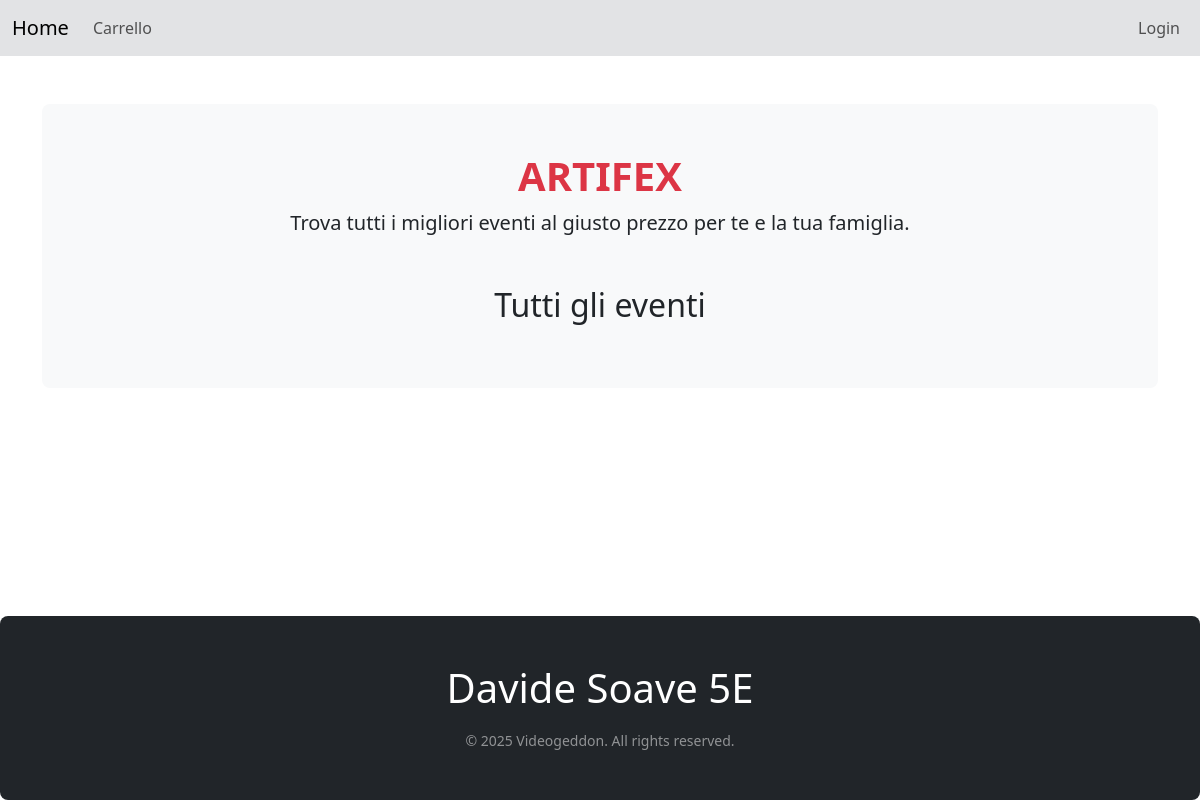
Page /eventi_lista/event_lista.php on the earlier database version.
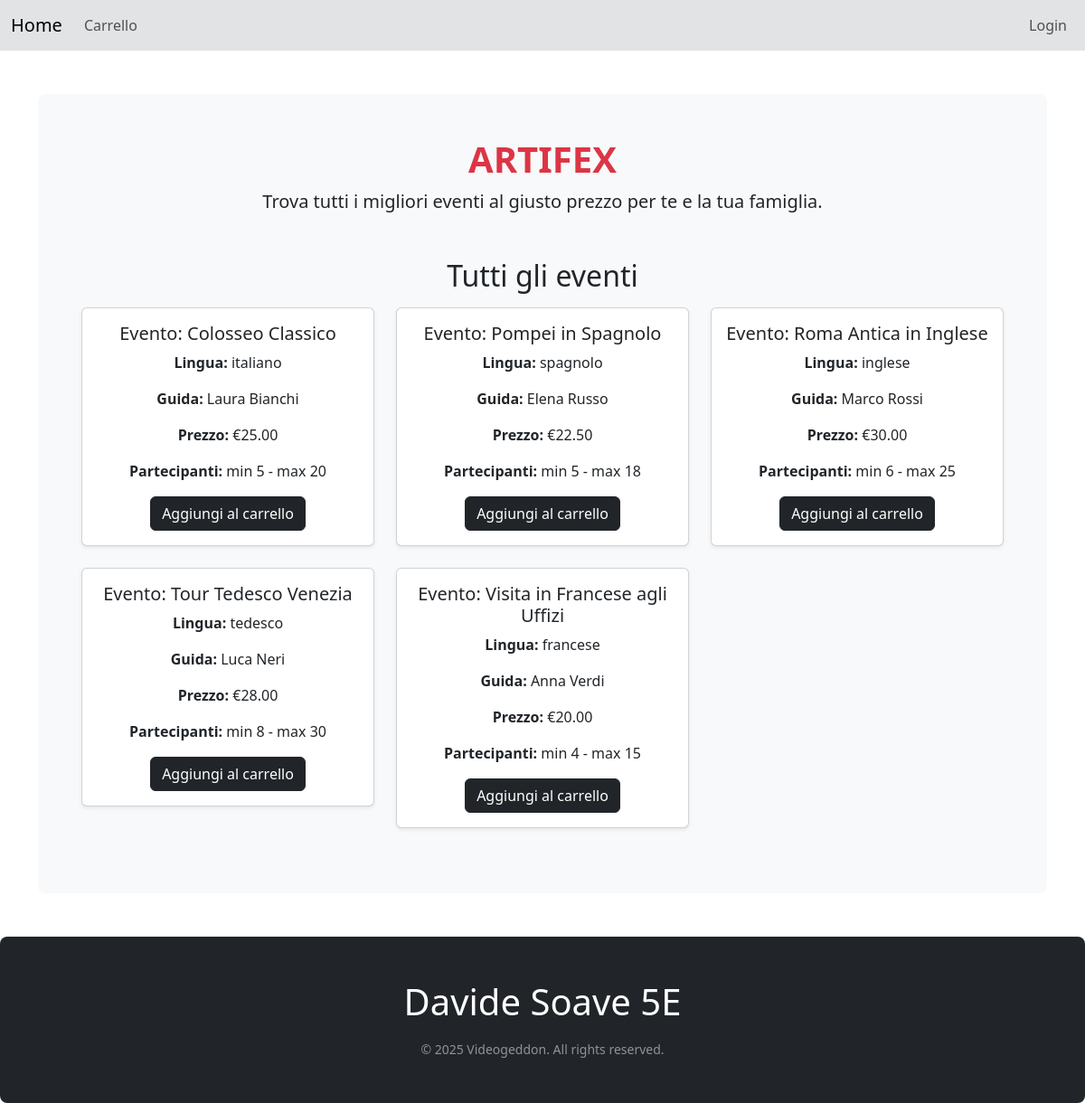
Same page on the later database version.
### tables this page shows
create table eventi(
                               nome varchar(100) primary key,
                               n_minimo int,
                               n_massimo int,
                               prezzo double,
                               nome_lingua varchar(100),
                               nome_guida varchar(100),
                               cognome_guida varchar(100),
                               foreign key(nome_guida, cognome_guida) references guide(nome, cognome),
                               foreign key(nome_lingua) references lingue(nome)
);

### eventi_lista/event_lista.php (the view, shortened to what this page needs)
<?php
require_once '../header/header.php';
$config = require '../DBconfig.php';
$db = artifex\Db_connection::getDB($config);
$query = "SELECT * FROM eventi";
$stm = $db->prepare($query);
$stm->execute();
$eventi = $stm->fetchAll(PDO::FETCH_ASSOC);
?>
<div class="bg-body-tertiary text-center p-5 rounded-3">
    <h1 class="text-danger"><strong>ARTIFEX</strong></h1>
    <p class="lead">Trova tutti i migliori eventi al giusto prezzo per te e la tua famiglia.</p>
    <h2 class="mt-5">Tutti gli eventi</h2>
    <div class="row mt-3">
        <?php foreach ($eventi as $evento) : ?>
            <div class="col-md-4 mb-4">
                <div class="card shadow-sm products">
                    <div class="card-body">
                        <h5 class="card-title">Evento: <?= htmlspecialchars($evento['nome']) ?></h5>
                        <p><strong>Lingua:</strong> <?= htmlspecialchars($evento['nome_lingua']) ?></p>
                        <p><strong>Guida:</strong> <?= htmlspecialchars($evento['nome_guida']) . ' ' . htmlspecialchars($evento['cognome_guida']) ?></p>
                        <p><strong>Prezzo:</strong> €<?= number_format($evento['prezzo'], 2) ?></p>
                        <p><strong>Partecipanti:</strong> min <?= $evento['n_minimo'] ?> - max <?= $evento['n_massimo'] ?></p>
                        <a href="../carrello/cart.php" class="btn btn-dark">Aggiungi al carrello</a>
                    </div>
                </div>
            </div>
        <?php endforeach; ?>
    </div>
</div>
<?php require '../footer/footer.php'; ?>

### header/header.php (shortened to what this page needs)
<!doctype html>
<html lang="en">
<head>
    <link href="../style.css" rel="stylesheet">
    <link href="https://cdn.jsdelivr.net/npm/bootstrap@5.3.0/dist/css/bootstrap.min.css" rel="stylesheet">
</head>
<body class = "d-flex flex-column min-vh-100">
<nav class="navbar navbar-expand-lg bg-secondary-subtle">
    <div class="container-fluid">
        <a class="navbar-brand" href="../home/home.php">Home</a>
        <div class="collapse navbar-collapse" id="navbarNav">
            <ul class="navbar-nav me-auto">
                <li class="nav-item">
                    <a class="nav-link" href="../carrello/cart.php">Carrello</a>
                </li>
            </ul>
            <ul class="navbar-nav ms-auto">
                <?php if (!isset($_SESSION['username'])) { ?>
                    <li class="nav-item">
                        <a class="nav-link" href="../login_utente/login.php">Login</a>
                    </li>
                <?php } ?>
            </ul>
        </div>
    </div>
</nav>
<div class = "container mt-5 flex-grow-1">

### footer/footer.php (shortened to what this page needs)
</div>
<footer>
    <div class="bg-dark py-5 mt-5 text-center rounded-3">
        <p class="display-6 mb-3 text-white">Davide Soave 5E</p>
        <small class="text-white-50">&copy; 2025 Videogeddon. All rights reserved.</small>
    </div>
</footer>
</body>
</html>

### style.css (style rules this page uses)
body { margin: 0; font-family: 'Arial', sans-serif; line-height: 1.6; }

Differences in the rows shown:
added eventi: nome "Colosseo Classico", nome_lingua "italiano", nome_guida "Laura", cognome_guida "Bianchi", prezzo "25.00", n_minimo "5", n_massimo "20"
added eventi: nome "Pompei in Spagnolo", nome_lingua "spagnolo", nome_guida "Elena", cognome_guida "Russo", prezzo "22.50", n_minimo "5", n_massimo "18"
added eventi: nome "Roma Antica in Inglese", nome_lingua "inglese", nome_guida "Marco", cognome_guida "Rossi", prezzo "30.00", n_minimo "6", n_massimo "25"
added eventi: nome "Tour Tedesco Venezia", nome_lingua "tedesco", nome_guida "Luca", cognome_guida "Neri", prezzo "28.00", n_minimo "8", n_massimo "30"
added eventi: nome "Visita in Francese agli Uffizi", nome_lingua "francese", nome_guida "Anna", cognome_guida "Verdi", prezzo "20.00", n_minimo "4", n_massimo "15"
